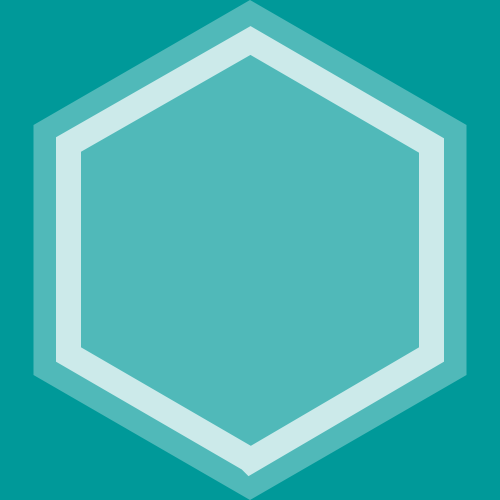
Frame 1 (no input)
Frame 60 (the mouse pressed at the canvas centre just before this capture): identical to frame 1, image omitted
Frame 120 (the mouse held since frame 60 and released just before this capture): identical to frame 1, image omitted

The Processing sketch that drew this single still picture (run headless with seeded random() and noise(); from frame 60 on, the mouse is pressed at the canvas centre):

// Processing sketch: Hexagon5
// ── Hexagon5.pde
float theta;
void setup(){
    size(500,500);
    background(0,153,153);

    branch(100);

}
void draw(){

}


void polygon(float x, float y, float radius) {
  float angle = TWO_PI / 6;
  
  beginShape();

  for (float a = 0; a < TWO_PI; a += angle) {

    float sx = x + cos(a) * radius;
    float sy = y + sin(a) * radius;
    vertex(sx, sy);
  }
  endShape(CLOSE);
}

void branch(float len){
 
  translate(width/2,height/2);
  rotate(PI/2);
 fill(255,255,255,80);
  noStroke();
 polygon(0,0,250);
  noFill();
  strokeWeight(25);
  stroke(255,255,255,180);
 polygon(0,0,210);


}
